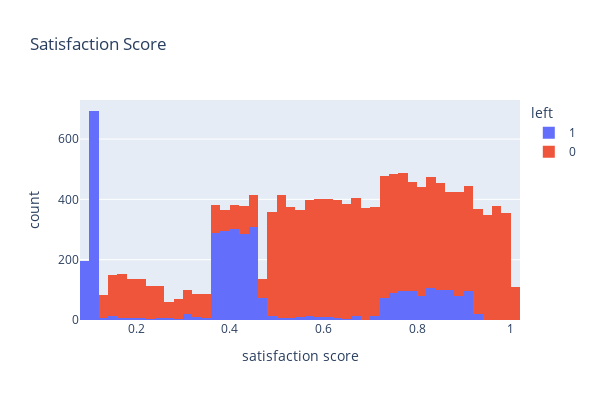
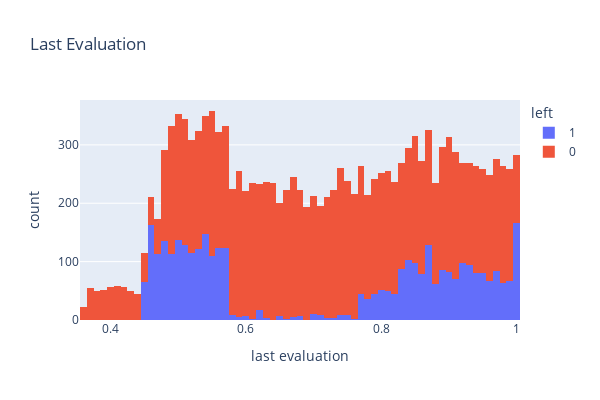
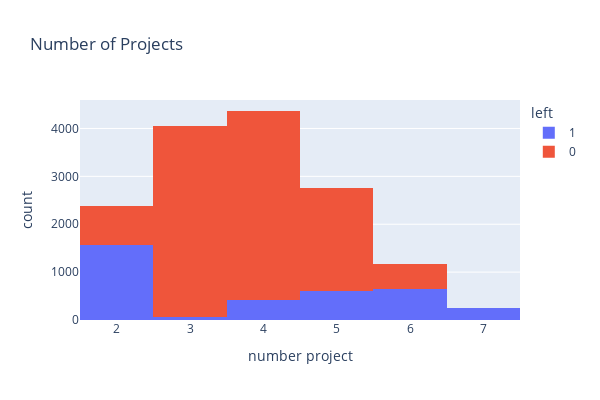
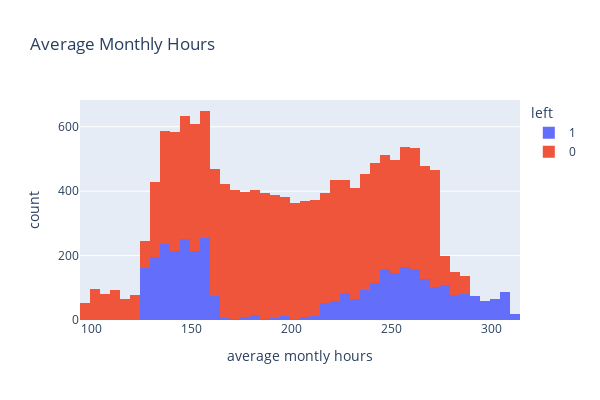

The cell these charts' notebook holds for them, in order:
### Markdown cell above
Let's look at the distributions of the data to see any possible correlations.

### Code cell
#Satisfaction Score
fig = px.histogram(df, x="satisfaction score", color="left",width=600, height=400, title='Satisfaction Score')
fig.show()

#Last Evaluation
fig = px.histogram(df, x="last evaluation", color="left",width=600, height=400, title='Last Evaluation')
fig.show()

#Number of Projects
fig = px.histogram(df, x="number project", color="left",width=600, height=400, title='Number of Projects')
fig.show()

#Average Monthly Hours
fig = px.histogram(df, x="average montly hours", color="left",width=600, height=400, title='Average Monthly Hours')
fig.show()

#Time Spent at Company
fig = px.histogram(df, x="time spend company", color="left",width=600, height=400, title='Time Spent at Company')
fig.show()

#Work Accidents
fig = px.histogram(df, x="work accident", color="left",width=600, height=400, title='Work Accidents')
fig.show()

#Promotion last 5 years
fig = px.histogram(df, x="promotion last 5years", color="left",width=600, height=400, title='Promotion in the last 5 years')
fig.show()

#Job Role
fig = px.histogram(df, x="job role", color="left",width=600, height=400, title='Job Role')
fig.show()

#Salary Class
fig = px.histogram(df, x="salary", color="left",width=600, height=400, title='Salary Class')
fig.show()

### Figure 1 — Plotly figure (JSON) as saved in the notebook; plotly's stock layout.template omitted (floating-point values rounded to 4 significant figures; data arrays with more than 128 entries replaced by an {"elided": "..."} marker saying what was removed)
{"data": [{"alignmentgroup": "True", "bingroup": "x", "hovertemplate": "left=1<br>satisfaction score=%{x}<br>count=%{y}<extra></extra>", "legendgroup": "1", "marker": {"color": "#636efa"}, "name": "1", "offsetgroup": "1", "orientation": "v", "showlegend": true, "type": "histogram", "x": {"elided": "3571 float values"}, "xaxis": "x", "yaxis": "y"}, {"alignmentgroup": "True", "bingroup": "x", "hovertemplate": "left=0<br>satisfaction score=%{x}<br>count=%{y}<extra></extra>", "legendgroup": "0", "marker": {"color": "#EF553B"}, "name": "0", "offsetgroup": "0", "orientation": "v", "showlegend": true, "type": "histogram", "x": {"elided": "11428 float values"}, "xaxis": "x", "yaxis": "y"}], "layout": {"barmode": "relative", "height": 400, "legend": {"title": {"text": "left"}, "tracegroupgap": 0}, "title": {"text": "Satisfaction Score"}, "width": 600, "xaxis": {"anchor": "y", "domain": [0.0, 1.0], "title": {"text": "satisfaction score"}}, "yaxis": {"anchor": "x", "domain": [0.0, 1.0], "title": {"text": "count"}}}}

### Figure 2 — Plotly figure (JSON) as saved in the notebook; plotly's stock layout.template omitted (floating-point values rounded to 4 significant figures; data arrays with more than 128 entries replaced by an {"elided": "..."} marker saying what was removed)
{"data": [{"alignmentgroup": "True", "bingroup": "x", "hovertemplate": "left=1<br>last evaluation=%{x}<br>count=%{y}<extra></extra>", "legendgroup": "1", "marker": {"color": "#636efa"}, "name": "1", "offsetgroup": "1", "orientation": "v", "showlegend": true, "type": "histogram", "x": {"elided": "3571 float values"}, "xaxis": "x", "yaxis": "y"}, {"alignmentgroup": "True", "bingroup": "x", "hovertemplate": "left=0<br>last evaluation=%{x}<br>count=%{y}<extra></extra>", "legendgroup": "0", "marker": {"color": "#EF553B"}, "name": "0", "offsetgroup": "0", "orientation": "v", "showlegend": true, "type": "histogram", "x": {"elided": "11428 float values"}, "xaxis": "x", "yaxis": "y"}], "layout": {"barmode": "relative", "height": 400, "legend": {"title": {"text": "left"}, "tracegroupgap": 0}, "title": {"text": "Last Evaluation"}, "width": 600, "xaxis": {"anchor": "y", "domain": [0.0, 1.0], "title": {"text": "last evaluation"}}, "yaxis": {"anchor": "x", "domain": [0.0, 1.0], "title": {"text": "count"}}}}

### Figure 3 — Plotly figure (JSON) as saved in the notebook; plotly's stock layout.template omitted (floating-point values rounded to 4 significant figures; data arrays with more than 128 entries replaced by an {"elided": "..."} marker saying what was removed)
{"data": [{"alignmentgroup": "True", "bingroup": "x", "hovertemplate": "left=1<br>number project=%{x}<br>count=%{y}<extra></extra>", "legendgroup": "1", "marker": {"color": "#636efa"}, "name": "1", "offsetgroup": "1", "orientation": "v", "showlegend": true, "type": "histogram", "x": {"elided": "3571 int values"}, "xaxis": "x", "yaxis": "y"}, {"alignmentgroup": "True", "bingroup": "x", "hovertemplate": "left=0<br>number project=%{x}<br>count=%{y}<extra></extra>", "legendgroup": "0", "marker": {"color": "#EF553B"}, "name": "0", "offsetgroup": "0", "orientation": "v", "showlegend": true, "type": "histogram", "x": {"elided": "11428 int values"}, "xaxis": "x", "yaxis": "y"}], "layout": {"barmode": "relative", "height": 400, "legend": {"title": {"text": "left"}, "tracegroupgap": 0}, "title": {"text": "Number of Projects"}, "width": 600, "xaxis": {"anchor": "y", "domain": [0.0, 1.0], "title": {"text": "number project"}}, "yaxis": {"anchor": "x", "domain": [0.0, 1.0], "title": {"text": "count"}}}}

### Figure 4 — Plotly figure (JSON) as saved in the notebook; plotly's stock layout.template omitted (floating-point values rounded to 4 significant figures; data arrays with more than 128 entries replaced by an {"elided": "..."} marker saying what was removed)
{"data": [{"alignmentgroup": "True", "bingroup": "x", "hovertemplate": "left=1<br>average montly hours=%{x}<br>count=%{y}<extra></extra>", "legendgroup": "1", "marker": {"color": "#636efa"}, "name": "1", "offsetgroup": "1", "orientation": "v", "showlegend": true, "type": "histogram", "x": {"elided": "3571 int values"}, "xaxis": "x", "yaxis": "y"}, {"alignmentgroup": "True", "bingroup": "x", "hovertemplate": "left=0<br>average montly hours=%{x}<br>count=%{y}<extra></extra>", "legendgroup": "0", "marker": {"color": "#EF553B"}, "name": "0", "offsetgroup": "0", "orientation": "v", "showlegend": true, "type": "histogram", "x": {"elided": "11428 int values"}, "xaxis": "x", "yaxis": "y"}], "layout": {"barmode": "relative", "height": 400, "legend": {"title": {"text": "left"}, "tracegroupgap": 0}, "title": {"text": "Average Monthly Hours"}, "width": 600, "xaxis": {"anchor": "y", "domain": [0.0, 1.0], "title": {"text": "average montly hours"}}, "yaxis": {"anchor": "x", "domain": [0.0, 1.0], "title": {"text": "count"}}}}
